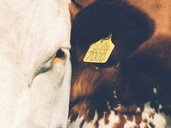
#> input picture TP3/images/train/vaca.jpg, 171 x 128 px, shrunk from 800 x 600 before the run
$ jupyter execute vaca_svm_god_improvements.ipynb
#> lines starting #> are read from the running program, lines starting #| are printed output that depends on the picture
## 1. Configuración Inicial y Banderas

[cell 1]
# Banderas para habilitar mejoras
USE_HSV = True            # Convertir al espacio de color HSV
USE_TEXTURE = True        # Incluir características de textura (LBP)
USE_KERNEL = True         # Usar SVM con kernel no lineal (RBF)
USE_VALIDATION = True     # Realizar validación y calcular métricas
MULTICLASS = True         # Realizar clasificación multiclase (One-vs-All)

## 2. Importar Librerías Necesarias

[cell 2]
import numpy as np
import matplotlib.pyplot as plt
from PIL import Image
import cv2  # OpenCV para conversión de espacios de color
from skimage.feature import local_binary_pattern
from sklearn import svm
from sklearn.metrics import accuracy_score, precision_score, recall_score, f1_score
from sklearn.model_selection import train_test_split

## 3. Funciones Auxiliares

### 3.1. Conversión de Espacio de Color

[cell 3]
def convert_color_space(image_array):
    if USE_HSV:
        return cv2.cvtColor(image_array, cv2.COLOR_RGB2HSV)
    else:
        return image_array  # Mantener en RGB

### 3.2. Extracción de Características de Textura

[cell 4]
def extract_texture_features(image_array):
    if USE_TEXTURE:
        # Parámetros para LBP
        radius = 1
        n_points = 8 * radius
        # Convertir a escala de grises
        image_gray = cv2.cvtColor(image_array, cv2.COLOR_RGB2GRAY)
        # Calcular LBP
        lbp = local_binary_pattern(image_gray, n_points, radius, method='uniform')
        # Normalizar LBP
        lbp_normalized = lbp / np.max(lbp)
        return lbp_normalized.reshape(-1, 1)
    else:
        return None

### 3.3. Preparación de Datos

[cell 5]
def prepare_data(images, labels):
    feature_list = []
    label_list = []

    for image_path, label in zip(images, labels):
        image = Image.open(image_path)
#> image is the input picture: PIL image 171x128 RGB; mean R, G, B 150.5, 139.6, 133.5
        image_array = np.array(image)

        # Conversión de espacio de color
        image_array = convert_color_space(image_array)
#> in convert_color_space, `return cv2.cvtColor(image_array, cv2.COLOR_RGB2HSV)`: returned value: shape (128, 171, 3); mean H, S, V 55.6, 62.5, 158.1

        # Extraer características de color
        X_color = image_array.reshape(-1, 3) / 255.0  # Normalizar

        # Extraer características de textura
        X_texture = extract_texture_features(np.array(image))
#> in extract_texture_features, `image_gray = cv2.cvtColor(image_array, cv2.COLOR_RGB2GRAY)`:
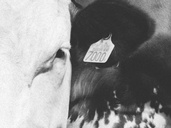
#> image_gray: shape (128, 171); min 35, max 251, mean 142.2
#> in extract_texture_features, `lbp = local_binary_pattern(image_gray, n_points, radius, method='unifo..`:
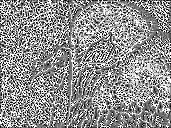
#> lbp: shape (128, 171) float64; min 0, max 9, mean 5.08; drawn with min black and max white

        # Concatenar características si se usa textura
        if USE_TEXTURE and X_texture is not None:
            X = np.hstack((X_color, X_texture))
        else:
            X = X_color

        feature_list.append(X)
        label_list.append(np.full(X.shape[0], label))
#> pass 2 of the loop in prepare_data, `for image_path, label in zip(images, labels):`:
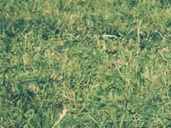
#> input picture TP3/images/train/pasto.jpg, 171 x 128 px, shrunk from 800 x 600 before the run
#> in prepare_data, image is the input picture: PIL image 171x128 RGB; mean R, G, B 120.3, 144.1, 98.2
#> in extract_texture_features (call 2), `image_gray = cv2.cvtColor(image_array, cv2.COLOR_RGB2GRAY)`:
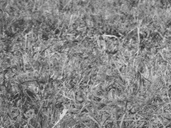
#> image_gray: shape (128, 171); min 43, max 228, mean 131.8
#> in extract_texture_features (call 2), `lbp = local_binary_pattern(image_gray, n_points, radius, method='unifo..`:
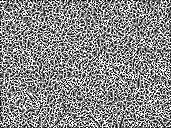
#> lbp: shape (128, 171) float64; min 0, max 9, mean 4.83; drawn with min black and max white
#> pass 3 of the loop in prepare_data, `for image_path, label in zip(images, labels):`:
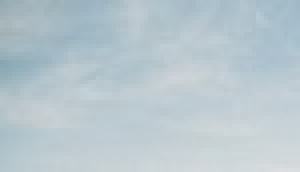
#> input picture TP3/images/train/cielo.jpg, 75 x 43 px, shrunk from 350 x 200 before the run (shown 4 times larger)
#> in prepare_data, image is the input picture: PIL image 75x43 RGB; mean R, G, B 184.5, 199.3, 206.4
#> image_gray: shape (43, 75)
#> in extract_texture_features (call 3), `lbp = local_binary_pattern(image_gray, n_points, radius, method='unifo..`:
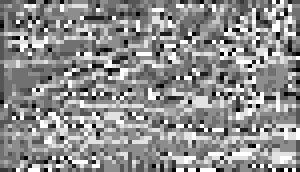
#> lbp: shape (43, 75) float64 (shown 4 times larger); min 0, max 9, mean 5.03; drawn with min black and max white
#> lbp_normalized: shape (43, 75) float64
#> X_texture = 3225 values, max 1 at index 68, min 0 at index 11, mean 0.558

    # Combinar todas las características y etiquetas
    X_combined = np.vstack(feature_list)
    y_combined = np.hstack(label_list)

    return X_combined, y_combined

## 4. Preparación del Conjunto de Datos

### 4.1. Definir Rutas de las Imágenes y Etiquetas

[cell 6]
if MULTICLASS:
    # Para clasificación multiclase
    image_paths = ['../images/train/vaca.jpg', '../images/train/pasto.jpg', '../images/train/cielo.jpg']
    labels = [0, 1, 2]  # 0: vaca, 1: pasto, 2: cielo
else:
    # Para clasificación binaria
    image_paths = ['../images/train/vaca.jpg', '../images/train/pasto.jpg', '../images/train/cielo.jpg']
    labels = [1, -1, -1]  # 1: vaca, -1: no vaca

### 4.2. Preparar los Datos de Entrenamiento

[cell 7]
X_train, y_train = prepare_data(image_paths, labels)

## 5. Entrenamiento del Modelo

### 5.1. Dividir Datos para Validación

[cell 8]
if USE_VALIDATION:
    X_train_split, X_val_split, y_train_split, y_val_split = train_test_split(
        X_train, y_train, test_size=0.2, random_state=42)
#> y_val_split = 9401 values, max 2 at index 7, min 0 at index 1, mean 0.603
else:
    X_train_split, y_train_split = X_train, y_train

### 5.2. Entrenar el Modelo

[cell 9]
if USE_KERNEL:
    kernel_type = 'rbf'
else:
    kernel_type = 'linear'

[cell 10]
if MULTICLASS:
    clf = svm.SVC(kernel=kernel_type, C=1.0, gamma='scale', decision_function_shape='ovr')
    clf.fit(X_train_split, y_train_split)
else:
    # Clasificación binaria 'vaca' vs. 'no vaca'
    clf = svm.SVC(kernel=kernel_type, C=1.0, gamma='scale')
    clf.fit(X_train_split, y_train_split)

## 6. Evaluación del Modelo

[cell 11]
if USE_VALIDATION:
    y_val_pred = clf.predict(X_val_split)
#> y_val_pred has the same summary as y_val_split

    accuracy = accuracy_score(y_val_split, y_val_pred)
#> accuracy = 0.998
    precision = precision_score(y_val_split, y_val_pred, average='weighted')
#> precision = 0.998
    recall = recall_score(y_val_split, y_val_pred, average='weighted')
#> recall = 0.998
    f1 = f1_score(y_val_split, y_val_pred, average='weighted')
#> f1 = 0.998

    print("Métricas de Rendimiento en el Conjunto de Validación:")
    print(f"Precisión (Accuracy): {accuracy:.4f}")
#| Precisión (Accuracy): 0.9982
    print(f"Precisión (Precision): {precision:.4f}")
#| Precisión (Precision): 0.9982
    print(f"Exhaustividad (Recall): {recall:.4f}")
#| Exhaustividad (Recall): 0.9982
    print(f"Puntuación F1: {f1:.4f}")
#| Puntuación F1: 0.9982

## 7. Clasificación de la Imagen Compuesta

### 7.1. Preparar los Datos de la Imagen Compuesta

[cell 12]
# Cargar la imagen compuesta
composite_image = Image.open('../images/cow.jpg')
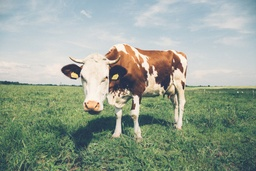
#> input picture TP3/images/cow.jpg, 256 x 171 px, shrunk from 1200 x 800 before the run
#> composite_image is the input picture: PIL image 256x171 RGB; mean R, G, B 148.8, 161.2, 146.8
composite_array = np.array(composite_image)

# Conversión de espacio de color
composite_array = convert_color_space(composite_array)
#> in convert_color_space (call 4), `return cv2.cvtColor(image_array, cv2.COLOR_RGB2HSV)`: returned value: shape (171, 256, 3); mean H, S, V 65.6, 51.3, 167

# Extraer características de color
X_test_color = composite_array.reshape(-1, 3) / 255.0

# Extraer características de textura
X_test_texture = extract_texture_features(np.array(composite_image))
#> in extract_texture_features (call 4), `image_gray = cv2.cvtColor(image_array, cv2.COLOR_RGB2GRAY)`:
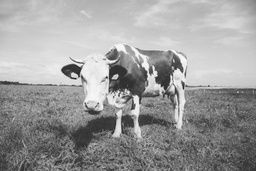
#> image_gray: shape (171, 256); min 25, max 250, mean 155.8
#> in extract_texture_features (call 4), `lbp = local_binary_pattern(image_gray, n_points, radius, method='unifo..`:
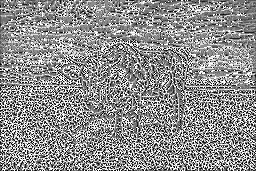
#> lbp: shape (171, 256) float64; min 0, max 9, mean 5.02; drawn with min black and max white

# Concatenar características si se usa textura
if USE_TEXTURE and X_test_texture is not None:
    X_test = np.hstack((X_test_color, X_test_texture))
else:
    X_test = X_test_color

[cell 13]
y_pred = clf.predict(X_test)

## 8. Generar la Imagen de Segmentación

### 8.1. Reconstruir la Imagen de Predicciones

[cell 14]
height, width = composite_image.size
#> height = 256; width = 171
y_pred_image = y_pred.reshape(width, height).T  # Transponer para ajustar dimensiones
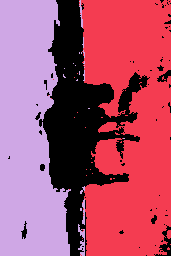
#> y_pred_image: shape (256, 171) int64; 3 distinct labels, from 0 to 2; one colour per label, 0 black

### 8.2. Mapear Colores a las Clases

[cell 15]
if not MULTICLASS:
    mask = np.zeros((height, width), dtype=np.uint8)
    mask[y_pred_image == 1] = 255  # Clase 'vaca' en blanco
else:
    # Mapear cada clase a un color
    color_map = {
        0: [255, 0, 0],   # Rojo para 'vaca'
        1: [0, 255, 0],   # Verde para 'pasto'
        2: [0, 0, 255]    # Azul para 'cielo'
    }
    segmented_image = np.zeros((height, width, 3), dtype=np.uint8)
    for cls, color in color_map.items():
        segmented_image[y_pred_image == cls] = color

## 9. Visualización de Resultados

### 9.1. Mostrar la Imagen Original y la Segmentación

[cell 16]
if not MULTICLASS:
    mask_image = Image.fromarray(mask)

    plt.figure(figsize=(12, 6))
    plt.subplot(1, 2, 1)
    plt.imshow(composite_image)
    plt.title('Imagen Original')
    plt.axis('off')

    plt.subplot(1, 2, 2)
    plt.imshow(mask_image, cmap='gray')
    plt.title('Segmentación (Vaca vs. No Vaca)')
    plt.axis('off')

    plt.show()
else:
    plt.figure(figsize=(12, 6))
    plt.subplot(1, 2, 1)
    plt.imshow(composite_image)
    plt.title('Imagen Original')
    plt.axis('off')

    plt.subplot(1, 2, 2)
    plt.imshow(segmented_image)
    plt.title('Segmentación Multiclase')
    plt.axis('off')

    plt.show()
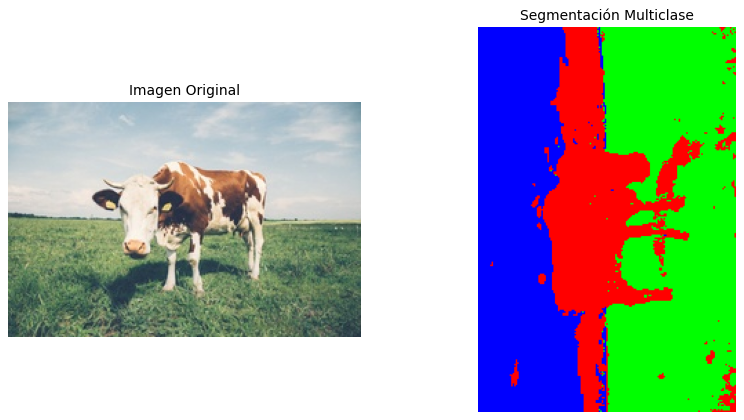
#> figure drawn by matplotlib, 2 panels
